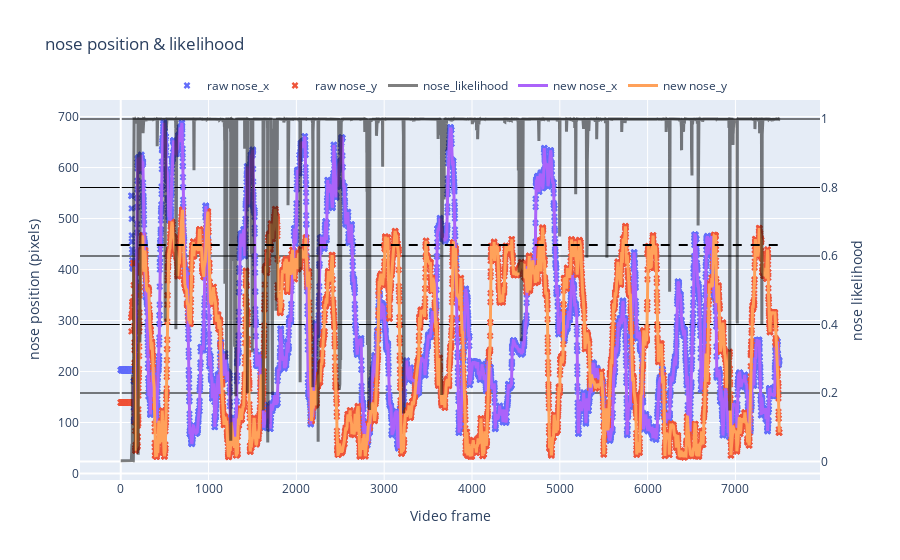

The notebook cell this image was saved under:
### Code cell
rst.plot_raw_vs_smoothed(df_raw, df_smooth, bodypart = 'nose', num_sd = confidence)

### Figure 1 — Plotly figure (JSON) as saved in the notebook; plotly's stock layout.template omitted (floating-point values rounded to 4 significant figures; data arrays with more than 128 entries replaced by an {"elided": "..."} marker saying what was removed)
{"data": [{"marker": {"size": 6, "symbol": "x"}, "mode": "markers", "name": "raw nose_x", "type": "scatter", "x": {"elided": "7500 int values"}, "y": {"elided": "7500 float values"}}, {"marker": {"size": 6, "symbol": "x"}, "mode": "markers", "name": "raw nose_y", "type": "scatter", "x": {"elided": "7500 int values"}, "y": {"elided": "7500 float values"}}, {"line": {"color": "black", "width": 3}, "name": "nose_likelihood", "opacity": 0.5, "type": "scatter", "x": {"elided": "7500 int values"}, "y": {"elided": "7500 float values"}, "yaxis": "y2"}, {"line": {"width": 3}, "name": "new nose_x", "type": "scatter", "x": {"elided": "7500 int values"}, "y": {"elided": "7500 float values"}}, {"line": {"width": 3}, "name": "new nose_y", "type": "scatter", "x": {"elided": "7500 int values"}, "y": {"elided": "7500 float values"}}], "layout": {"legend": {"orientation": "h", "x": 0.5, "xanchor": "center", "y": 1, "yanchor": "bottom"}, "shapes": [{"line": {"color": "black", "dash": "dash"}, "type": "line", "x0": 0, "x1": 7499, "y0": 0.6325, "y1": 0.6325, "yref": "y2"}], "title": {"text": "nose position & likelihood"}, "xaxis": {"title": {"text": "Video frame"}}, "yaxis": {"title": {"text": "nose position (pixels)"}}, "yaxis2": {"gridcolor": "black", "overlaying": "y", "side": "right", "title": {"text": "nose likelihood"}}}}
